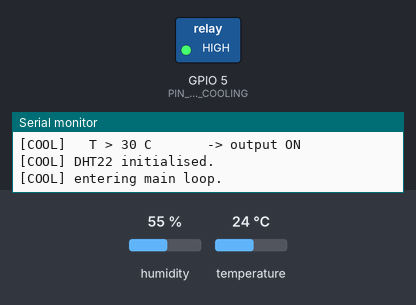
The sketch below on a simulated ESP32. On the bench: switched loads named in the sketch (green lamp = pin HIGH), the last lines printed to the serial monitor. The inputs (shaded band) are chosen by the test bench; at power-on: temperature 24 °C, humidity 55 %.

Above: at 1.3 s.
1.4 s: temperature set to 25.3 °C
At 2.1 s:
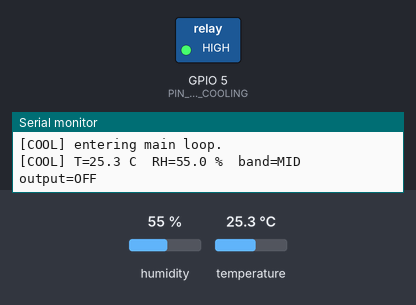
6.7 s: temperature set to 12 °C
At 11.3 s:
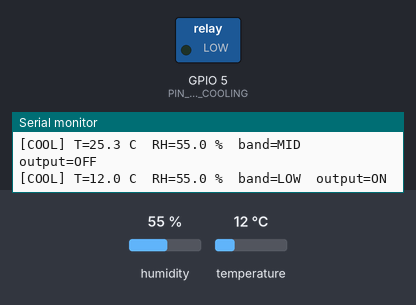
13.5 s: temperature set to 28 °C
At 14.3 s:
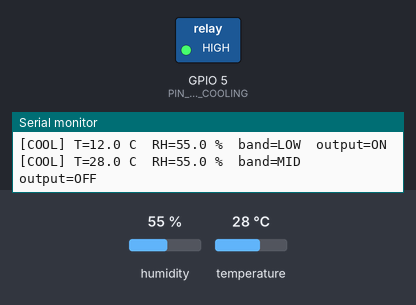
18.8 s: temperature set to 19 °C
At 22.8 s:
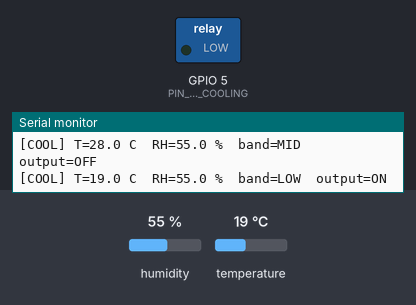
Timing chart, 0 to 24.3 s (numbered marks = the images above; inputs shaded):
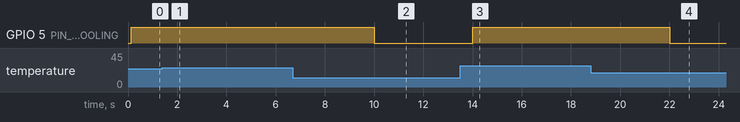

Measured:
- after the input at 1.4 s, GPIO 5 (PIN_RELAY_COOLING): stays HIGH (without the input it goes to LOW after 0.61 s)
- after the input at 6.7 s, GPIO 5 (PIN_RELAY_COOLING): HIGH → LOW after 3.3 s
- after the input at 13.5 s, GPIO 5 (PIN_RELAY_COOLING): LOW → HIGH after 0.51 s
- after the input at 18.8 s, GPIO 5 (PIN_RELAY_COOLING): HIGH → LOW after 3.2 s

The sketch:

cooling_control.ino
```cpp
// (licence header left out)
#include <DHT.h>

// ---------------------------------------------------------------------------
// Pin assignments
// STATUS: PROPOSED — NOT VERIFIED.
// Confirm against the original sketch before wiring.
// ---------------------------------------------------------------------------
#define PIN_DHT22_DATA     4
#define PIN_RELAY_COOLING  5

// ---------------------------------------------------------------------------
// Sensor configuration
// ---------------------------------------------------------------------------
#define DHT_TYPE           DHT22
#define READ_INTERVAL_MS   2000UL

// ---------------------------------------------------------------------------
// Control thresholds — PRESERVED VERBATIM FROM ORIGINAL SPECIFICATION.
// DO NOT CHANGE WITHOUT EXPLICIT APPROVAL FROM THE ORIGINAL DESIGNER.
// ---------------------------------------------------------------------------
#define TEMP_THRESHOLD_LOW   25.0f   // °C
#define TEMP_THRESHOLD_HIGH  30.0f   // °C

// ---------------------------------------------------------------------------
// Relay active level
// Most low-cost relay modules are active-LOW (LOW = relay ON).
// If your module is active-HIGH, set this to false.
// STATUS: PROPOSED — verify against the actual relay module's datasheet.
// ---------------------------------------------------------------------------
#define RELAY_ACTIVE_LOW   true

// ---------------------------------------------------------------------------
// Globals
// ---------------------------------------------------------------------------
static DHT dht(PIN_DHT22_DATA, DHT_TYPE);
static bool coolingOutputState = false;   // current output state (true = ON)
static unsigned long lastReadMs = 0;

// ---------------------------------------------------------------------------
// Helper: write the cooling output relay
// ---------------------------------------------------------------------------
static void setCoolingOutput(bool on) {
  coolingOutputState = on;
  bool level = RELAY_ACTIVE_LOW ? !on : on;
  digitalWrite(PIN_RELAY_COOLING, level ? HIGH : LOW);
}

// ---------------------------------------------------------------------------
// Helper: determine the active band from a temperature reading
// ---------------------------------------------------------------------------
// Returns: 0 = LOW (T < 25), 1 = MID (25 <= T <= 30), 2 = HIGH (T > 30)
static int determineBand(float temperatureC) {
  if (temperatureC < TEMP_THRESHOLD_LOW)  return 0;  // LOW
  if (temperatureC > TEMP_THRESHOLD_HIGH) return 2;  // HIGH
  return 1;                                            // MID
}

// ---------------------------------------------------------------------------
// Arduino setup
// ---------------------------------------------------------------------------
void setup() {
  Serial.begin(115200);
  delay(100);
  Serial.println();
  Serial.println(F("[COOL] ESP32 cooling controller boot"));
  Serial.println(F("[COOL] WARNING: pin assignments are NOT VERIFIED."));
  Serial.println(F("[COOL] WARNING: confirm against original sketch before wiring."));
  Serial.println(F("[COOL] control logic preserved verbatim (per user spec):"));
  Serial.println(F("[COOL]   T < 25 C       -> output ON"));
  Serial.println(F("[COOL]   25 <= T <= 30  -> output OFF"));
  Serial.println(F("[COOL]   T > 30 C       -> output ON"));

  pinMode(PIN_RELAY_COOLING, OUTPUT);
  setCoolingOutput(false);   // safe state on power-on

  dht.begin();
  Serial.println(F("[COOL] DHT22 initialised."));
  Serial.println(F("[COOL] entering main loop."));
}

// ---------------------------------------------------------------------------
// Arduino loop
// ---------------------------------------------------------------------------
void loop() {
  unsigned long now = millis();

  if (now - lastReadMs < READ_INTERVAL_MS) {
    return;
  }
  lastReadMs = now;

  // Read DHT22
  float t = dht.readTemperature();
  float h = dht.readHumidity();

  if (isnan(t) || isnan(h)) {
    Serial.println(F("[COOL] ERROR: DHT22 read failed — output unchanged"));
    return;
  }

  // Determine band
  int band = determineBand(t);
  const char* bandName = (band == 0) ? "LOW" : (band == 1) ? "MID" : "HIGH";

  // Apply control logic (preserved verbatim)
  //   LOW  -> ON
  //   MID  -> OFF
  //   HIGH -> ON
  bool newOutputState = (band == 0 || band == 2);

  if (newOutputState != coolingOutputState) {
    setCoolingOutput(newOutputState);
  }

  // Print diagnostics
  Serial.print(F("[COOL] T="));
  Serial.print(t, 1);
  Serial.print(F(" C  RH="));
  Serial.print(h, 1);
  Serial.print(F(" %  band="));
  Serial.print(bandName);
  Serial.print(F("  output="));
  Serial.println(coolingOutputState ? F("ON") : F("OFF"));
}
```
